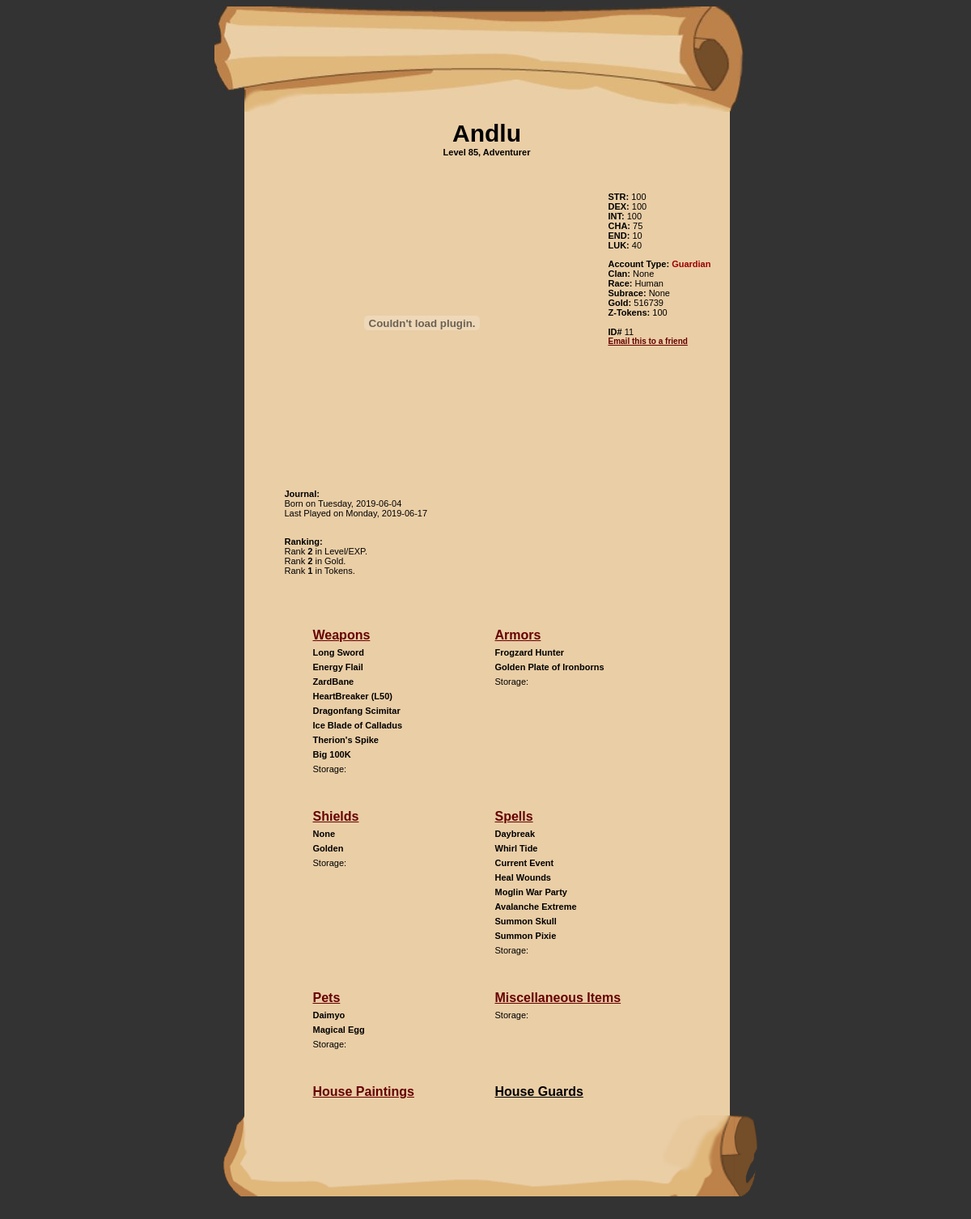
The app's page /Upload/zw-chardetailnew.php?temp=11 with its own data.
### tables this page shows
CREATE TABLE IF NOT EXISTS `zw_characters` (
  `id` int(11) NOT NULL AUTO_INCREMENT,
  `charname` varchar(225) NOT NULL,
  `level` int(11) NOT NULL DEFAULT '0',
  `exp` int(11) NOT NULL DEFAULT '0',
  `username` varchar(225) NOT NULL,
  `type` tinyint(1) NOT NULL DEFAULT '3',
  `face` int(11) NOT NULL,
  `facecolors` varchar(225) NOT NULL,
  `class` varchar(225) NOT NULL,
  `chartype` varchar(225) NOT NULL DEFAULT 'Guardian',
  `gold` int(11) NOT NULL DEFAULT '1000',
  `tokens` int(11) NOT NULL DEFAULT '100',
  `strength` int(11) NOT NULL DEFAULT '0',
  `dexterity` int(11) NOT NULL DEFAULT '0',
  `intelligence` int(11) NOT NULL DEFAULT '0',
  `charm` int(11) NOT NULL DEFAULT '0',
  `endurance` int(11) NOT NULL DEFAULT '0',
  `luck` int(11) NOT NULL DEFAULT '0',
  `race` varchar(225) NOT NULL DEFAULT 'Human',
  `subrace` varchar(225) NOT NULL DEFAULT 'None',
  `clan` varchar(225) NOT NULL DEFAULT 'None',
  `createdday` varchar(225) NOT NULL DEFAULT 'Someday',
  `createddate` varchar(225) NOT NULL DEFAULT 'Sometime',
  `playedday` varchar(225) NOT NULL DEFAULT 'Someday',
  `playeddate` varchar(225) NOT NULL DEFAULT 'Sometime',
  `armorcolors` varchar(225) NOT NULL DEFAULT '0x333333,0xFFFFFF,0xFF0000',
  `staff` tinyint(1) NOT NULL DEFAULT '0',
  `banned` tinyint(1) NOT NULL DEFAULT '0',
  `extraweaponSlot` int(11) NOT NULL DEFAULT '0',
  `extraarmorSlot` int(11) NOT NULL DEFAULT '0',
  `extrashieldSlot` int(11) NOT NULL DEFAULT '0',
  `extraspellSlot` int(11) NOT NULL DEFAULT '0',
  `extrapetSlot` int(11) NOT NULL DEFAULT '0',
  `extramiscSlot` int(11) NOT NULL DEFAULT '0',
  `extrahouseSlot` int(11) NOT NULL DEFAULT '0',
  `wins` int(11) NOT NULL DEFAULT '0',
  `deaths` int(11) NOT NULL DEFAULT '0',
  `HPotion` int(11) DEFAULT '1',
  `MPotion` int(11) DEFAULT '1',
  PRIMARY KEY (`id`)
);

CREATE TABLE IF NOT EXISTS `zw_items` (
  `CharId` int(11) NOT NULL,
  `AdjustId` int(11) NOT NULL AUTO_INCREMENT,
  `ItemId` int(11) NOT NULL,
  `ItemCat` varchar(225) NOT NULL DEFAULT 'weapon',
  `SortNumber` int(11) NOT NULL,
  `PetName` varchar(225) NOT NULL,
  UNIQUE KEY `AdjustId` (`AdjustId`),
  UNIQUE KEY `AdjustId_2` (`AdjustId`)
);

CREATE TABLE IF NOT EXISTS `zw_weapons` (
  `ItemId` int(11) NOT NULL,
  `ItemName` varchar(225) NOT NULL,
  `ItemDesc` varchar(225) NOT NULL,
  `ItemElement` varchar(225) NOT NULL,
  `ItemType` varchar(225) NOT NULL,
  `ItemPowerLevel` int(11) NOT NULL,
  `ItemLevel` int(11) NOT NULL,
  `ItemPowerExp` int(11) NOT NULL,
  `Dropable` tinyint(1) NOT NULL DEFAULT '1',
  `BuyType` tinyint(1) NOT NULL DEFAULT '1',
  `HoursOwned` int(11) NOT NULL DEFAULT '0',
  `BaseDamage` int(11) NOT NULL,
  `RandomDamage` int(11) NOT NULL,
  `ItemBonus` int(11) NOT NULL,
  `Buyable` tinyint(1) NOT NULL DEFAULT '1',
  `Extra` varchar(225) NOT NULL,
  `Price` int(11) NOT NULL,
  `SellPrice` int(11) NOT NULL,
  `proc` int(11) DEFAULT NULL,
  `procframe` varchar(225) DEFAULT NULL
);

CREATE TABLE IF NOT EXISTS `zw_armors` (
  `ItemId` int(11) NOT NULL,
  `ItemName` varchar(225) NOT NULL,
  `ItemDesc` varchar(225) NOT NULL,
  `ItemElement` varchar(225) NOT NULL,
  `ItemType` varchar(225) NOT NULL DEFAULT 'Melee',
  `Price` int(11) NOT NULL DEFAULT '0',
  `SellPrice` int(11) NOT NULL DEFAULT '0',
  `Dropable` tinyint(1) NOT NULL,
  `PowerLevel` int(11) NOT NULL,
  `ItemLevel` int(11) NOT NULL,
  `BuyType` tinyint(1) NOT NULL,
  `Buyable` tinyint(1) NOT NULL DEFAULT '1',
  `HoursOwned` int(11) NOT NULL,
  `Extra` varchar(225) NOT NULL,
  `ArmorFire` int(11) NOT NULL,
  `ArmorWater` int(11) NOT NULL,
  `ArmorIce` int(11) NOT NULL,
  `ArmorWind` int(11) NOT NULL,
  `ArmorEarth` int(11) NOT NULL,
  `ArmorEnergy` int(11) NOT NULL,
  `ArmorLight` int(11) NOT NULL,
  `ArmorDarkness` int(11) NOT NULL,
  `ArmorMelee` int(11) NOT NULL,
  `ArmorRanged` int(11) NOT NULL,
  `ArmorMagic` int(11) NOT NULL,
  UNIQUE KEY `ItemId` (`ItemId`)
);

CREATE TABLE IF NOT EXISTS `zw_shields` (
  `ItemId` int(11) NOT NULL,
  `ItemName` varchar(225) NOT NULL,
  `ItemDesc` varchar(225) NOT NULL,
  `ItemElement` varchar(225) NOT NULL,
  `ItemType` varchar(225) NOT NULL DEFAULT 'Melee',
  `Price` int(11) NOT NULL DEFAULT '0',
  `SellPrice` int(11) NOT NULL DEFAULT '0',
  `Dropable` tinyint(1) NOT NULL,
  `PowerLevel` int(11) NOT NULL,
  `ItemLevel` int(11) NOT NULL,
  `BuyType` tinyint(1) NOT NULL DEFAULT '1',
  `Buyable` tinyint(1) NOT NULL,
  `HoursOwned` int(11) NOT NULL,
  `Extra` varchar(225) NOT NULL,
  `ArmorFire` int(11) NOT NULL,
  `ArmorWater` int(11) NOT NULL,
  `ArmorIce` int(11) NOT NULL,
  `ArmorWind` int(11) NOT NULL,
  `ArmorEarth` int(11) NOT NULL,
  `ArmorEnergy` int(11) NOT NULL,
  `ArmorLight` int(11) NOT NULL,
  `ArmorDarkness` int(11) NOT NULL,
  `ArmorMelee` int(11) NOT NULL,
  `ArmorRanged` int(11) NOT NULL,
  `ArmorMagic` int(11) NOT NULL
);

CREATE TABLE IF NOT EXISTS `zw_spells` (
  `ItemId` int(11) NOT NULL,
  `ItemName` varchar(225) NOT NULL,
  `ItemDesc` varchar(225) NOT NULL,
  `ItemElement` varchar(225) NOT NULL,
  `ItemType` varchar(225) NOT NULL DEFAULT 'Melee',
  `Cost` int(11) NOT NULL,
  `Price` int(11) NOT NULL DEFAULT '0',
  `SellPrice` int(11) NOT NULL DEFAULT '0',
  `Dropable` tinyint(1) NOT NULL,
  `PowerLevel` int(11) NOT NULL,
  `ItemLevel` int(11) NOT NULL,
  `BuyType` tinyint(1) NOT NULL DEFAULT '1',
  `Buyable` tinyint(1) NOT NULL,
  `HoursOwned` int(11) NOT NULL,
  `Extra` varchar(225) DEFAULT NULL
);

CREATE TABLE IF NOT EXISTS `zw_pets` (
  `ItemId` int(11) NOT NULL,
  `ItemName` varchar(225) NOT NULL,
  `ItemDesc` varchar(225) NOT NULL,
  `ItemElement` varchar(225) NOT NULL,
  `ItemType` varchar(225) NOT NULL DEFAULT 'Melee',
  `Charisma` int(11) NOT NULL,
  `Price` int(11) NOT NULL DEFAULT '0',
  `SellPrice` int(11) NOT NULL DEFAULT '0',
  `Dropable` tinyint(1) NOT NULL,
  `PowerLevel` int(11) NOT NULL,
  `ItemLevel` int(11) NOT NULL,
  `BuyType` tinyint(1) NOT NULL DEFAULT '1',
  `Buyable` tinyint(1) NOT NULL,
  `HoursOwned` int(11) NOT NULL,
  `Extra` varchar(225) NOT NULL,
  `BaseHP` int(11) NOT NULL,
  `BaseDamage` int(11) NOT NULL,
  `RandomDamage` int(11) NOT NULL,
  `BonusToHit` int(11) NOT NULL
);

### Upload/zw-chardetailnew.php (the view, shortened to what the rows shown need)
<?php
$charid = mysql_real_escape_string(stripslashes($_GET["temp"]));
$character = mysql_query("SELECT * FROM zw_characters WHERE id='{$charid}' LIMIT 1");
$chr = mysql_fetch_array($character);
?>
<HTML>
<HEAD>
	<link href="images/css/chardetail.css" rel="stylesheet" type="text/css" />
</HEAD>
<BODY>
<TABLE WIDTH="671" BORDER="0" align="center" CELLPADDING="0" CELLSPACING="0">
	<TR>
		<TD width="600" align="left" valign="top" bgcolor="#EACEA6">
		 <table width="600" border="0" cellpadding="10" cellspacing="0">
          <tr align="center">
            <td colspan="2">
				<p>
					<span class="style1"><?php echo $chr["charname"]; ?></span><br>
					<b>Level <?php echo $chr["level"]; ?>, <?php echo $chr["class"]; ?></b>
				</p>
			</td>
          </tr>
          <tr>
            <td align="left" valign="top">
				<br/>
				<p>
            	  <b>STR:</b> <?php echo $chr["strength"]; ?><br/>
		          <b>DEX:</b> <?php echo $chr["dexterity"]; ?><br/>
	              <b>INT:</b> <?php echo $chr["intelligence"]; ?><br/>
				  <b>CHA:</b> <?php echo $chr["charm"]; ?><br/>
				  <b>END:</b> <?php echo $chr["endurance"]; ?><br/>
				  <b>LUK:</b> <?php echo $chr["luck"]; ?><br/>
				</p>
				<p>
					<b>Account Type:</b><span class="style5">
						<?php echo $chr["chartype"]; ?>
					</span>
				  <br />
 				  <b>Clan: </b> <?php echo $chr["clan"]; ?><br/>
				  <b>Race: </b> <?php echo $chr["race"]; ?><br/>
 				  <b>Subrace: </b> <?php echo $chr["subrace"]; ?><br/>
                  <b>Gold:</b> <?php echo $chr["gold"]; ?><br/>
                  <b>Z-Tokens:</b> <?php echo $chr["tokens"]; ?><br/>
                  <br/>
				  <b>ID#</b> <?php echo $charid; ?><br>
                    <a href="mailto:yourfriend@email.com?subject=AdventureQuest Character Sheet&body=The link to my character is: http://divi.hobo-studios.org/charview.php?id=<?php echo $charid; ?>" class="style2"><b>Email this to a friend</b></a>
                </p>
            </td>
        </tr>
		<tr>
		<td>
		  <blockquote>
			<b>Journal:</b><br/>
				Born on <?php echo $chr["createdday"]; ?>, <?php echo $chr["createddate"]; ?><br/>
				Last Played on <?php echo $chr["playedday"]; ?>, <?php echo $chr["playeddate"]; ?><br/><br/>
			</blockquote>
			<?php if ($chr["staff"] != 1 && $chr["banned"] != 1) { ?>
			<blockquote>
			<b>Ranking:</b><br/>
				Rank <b></b> in Level/EXP.<br/>
				Rank <b></b> in Gold.<br/>
				Rank <b></b> in Tokens.<br/>
			</blockquote>
			<?php }; ?>
		</td>
	</tr>
      <tr>
        <td colspan="2" align="left" valign="top">
		<table width="450" cellspacing="0" cellpadding="6" align="center">
		<tr valign="top">
		  <td width="205">
			<table width="200" cellpadding="2">
				<?php
				$weapons = mysql_query("SELECT * FROM zw_items WHERE ItemCat='weapon' AND CharId='{$charid}' ORDER BY SortNumber ASC LIMIT 8");
				while($wep = mysql_fetch_array($weapons)){
				$information = mysql_query("SELECT * FROM zw_weapons WHERE ItemId='{$wep["ItemId"]}'");
				$i = mysql_fetch_array($information);
				?>
				<tr align="left" valign="top">
					<td class="normal" nowrap>
						<b><?php echo $i["ItemName"]; ?></b></td>
				</tr>
      <?php
       }
      ?>
			</table>
		  </td>
		  <td width="205">
			<table width="200" cellpadding="2">
				<?php
				$armors = mysql_query("SELECT * FROM zw_items WHERE ItemCat='armor' AND CharId='{$charid}' ORDER BY SortNumber ASC LIMIT 8");
				while($arm = mysql_fetch_array($armors)){
				$information1 = mysql_query("SELECT * FROM zw_armors WHERE ItemId='{$arm["ItemId"]}'");
				$i1 = mysql_fetch_array($information1);
				?>
				<tr align="left" valign="top">
					<td class="normal" nowrap>
						<b><?php echo $i1["ItemName"]; ?></b></td>
				</tr>
      <?php
       }
      ?>
			</table>
		  </td>
		</tr>
		<tr valign="top">
		  <td width="205">
			<table width="200" cellpadding="2">
								<?php
				$shields = mysql_query("SELECT * FROM zw_items WHERE ItemCat='shield' AND CharId='{$charid}' ORDER BY SortNumber ASC LIMIT 8");
				while($sld = mysql_fetch_array($shields)){
				$information2 = mysql_query("SELECT * FROM zw_shields WHERE ItemId='{$sld["ItemId"]}'");
				$i2 = mysql_fetch_array($information2);
				?>
				<tr align="left" valign="top">
					<td class="normal" nowrap>
						<b><?php echo $i2["ItemName"]; ?></b></td>
				</tr>
      <?php
       }
      ?>
			</table>
		</td>
		<td width="205">
			<table width="200" cellpadding="2">
												<?php
				$spells = mysql_query("SELECT * FROM zw_items WHERE ItemCat='spell' AND CharId='{$charid}' ORDER BY SortNumber ASC LIMIT 8");
				while($spl = mysql_fetch_array($spells)){
				$information3 = mysql_query("SELECT * FROM zw_spells WHERE ItemId='{$spl["ItemId"]}'");
				$i3 = mysql_fetch_array($information3);
				?>
				<tr align="left" valign="top">
					<td class="normal" nowrap>
						<b><?php echo $i3["ItemName"]; ?></b></td>
				</tr>
      <?php
       }
      ?>
			</table>
  		  </td>
		</tr>
		<tr valign="top">
		  <td width="205">
			<table width="200" cellpadding="2">
												<?php
				$pets = mysql_query("SELECT * FROM zw_items WHERE ItemCat='pet' AND CharId='{$charid}' ORDER BY SortNumber ASC LIMIT 8");
				while($pet = mysql_fetch_array($pets)){
				$information4 = mysql_query("SELECT * FROM zw_pets WHERE ItemId='{$pet["ItemId"]}'");
				$i4 = mysql_fetch_array($information4);
				?>
				<tr align="left" valign="top">
					<td class="normal" nowrap>
						<b><?php echo $i4["ItemName"]; ?></b></td>
				</tr>
      <?php
       }
      ?>
			</table>
		</td>
	</tr>
	</table>
	</td>
	</tr>
	</table>
</td>
</tr>
</TABLE>
<br/>
<br/>
</BODY>
</HTML>

### records on screen
zw_characters: charname "Andlu", level "85", class "Adventurer", strength "100", dexterity "100", intelligence "100", charm "75", endurance "10", luck "40", chartype "Guardian", clan "None", race "Human", subrace "None", gold "516739", tokens "100", createdday "Tuesday", createddate "2019-06-04", playedday "Monday", playeddate "2019-06-17"
zw_items: zw_weapons.ItemName "Long Sword"
zw_items: zw_weapons.ItemName "Energy Flail"
zw_items: zw_weapons.ItemName "ZardBane"
zw_items: zw_weapons.ItemName "HeartBreaker (L50)"
zw_items: zw_weapons.ItemName "Dragonfang Scimitar"
zw_items: zw_weapons.ItemName "Ice Blade of Calladus"
zw_items: zw_weapons.ItemName "Therion's Spike"
zw_items: zw_weapons.ItemName "Big 100K"
zw_items: ItemId.ItemName "Frogzard Hunter"
zw_items: ItemId.ItemName "Golden Plate of Ironborns"
zw_items: zw_shields.ItemName "None"
zw_items: zw_shields.ItemName "Golden"
zw_items: zw_spells.ItemName "Daybreak"
zw_items: zw_spells.ItemName "Whirl Tide"
zw_items: zw_spells.ItemName "Current Event"
zw_items: zw_spells.ItemName "Heal Wounds"
zw_items: zw_spells.ItemName "Moglin War Party"
zw_items: zw_spells.ItemName "Avalanche Extreme"
zw_items: zw_spells.ItemName "Summon Skull"
zw_items: zw_spells.ItemName "Summon Pixie"
zw_items: zw_pets.ItemName "Daimyo"
zw_items: zw_pets.ItemName "Magical Egg"

### other values on screen
$charid "11"
$levelrank2['count(*)']+1 "2"
$goldrank2['count(*)']+1 "2"
$tokenrank2['count(*)']+1 "1"
